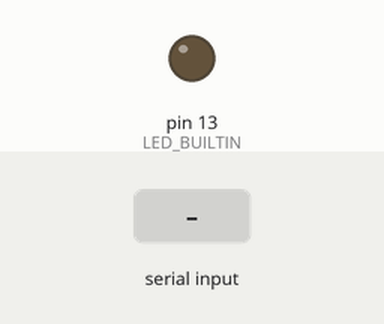
This sketch was run on a simulated Arduino Uno, built with avr-gcc and run on an emulated ATmega328P. Shown: output pins drawn as LEDs (lit = HIGH). The inputs (shaded band) are chosen by the test bench.

Above: at 1.2 s.
1.3 s: "b" received over Serial
At 1.4 s:
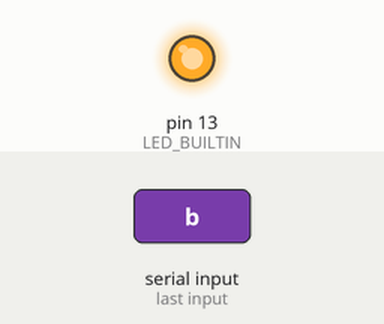
Timing chart, 0 to 10.3 s (numbered marks = the images above; inputs shaded):
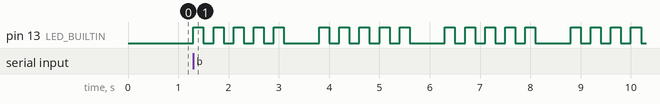

The sketch:

blink_serial.ino
```cpp
void setup() {
  Serial.begin(9600);
  pinMode(LED_BUILTIN, OUTPUT);
}

void loop() {
  if (Serial.available()) {
    char c = Serial.read();
    if (c == '1') {
      digitalWrite(LED_BUILTIN, HIGH);
      Serial.println("LED ON");
    } else if (c == '0') {
      digitalWrite(LED_BUILTIN, LOW);
      Serial.println("LED OFF");
    } else if (c == 'b') {
      for (int round = 0; round < 5; round++) {
        for (int i = 0; i < 5; i++) {
          digitalWrite(LED_BUILTIN, HIGH);
          delay(200);
          digitalWrite(LED_BUILTIN, LOW);
          delay(200);
        }
        delay(500);
      }
      Serial.println("BLINKED 5x5");
    }
  }
}
```

Measured:
- after the input at 1.3 s, pin 13 (LED_BUILTIN): LOW → HIGH at once, then repeats every 2.5 s: 4 × (LOW 0.20 s, HIGH 0.20 s), LOW 0.70 s, HIGH 0.20 s
